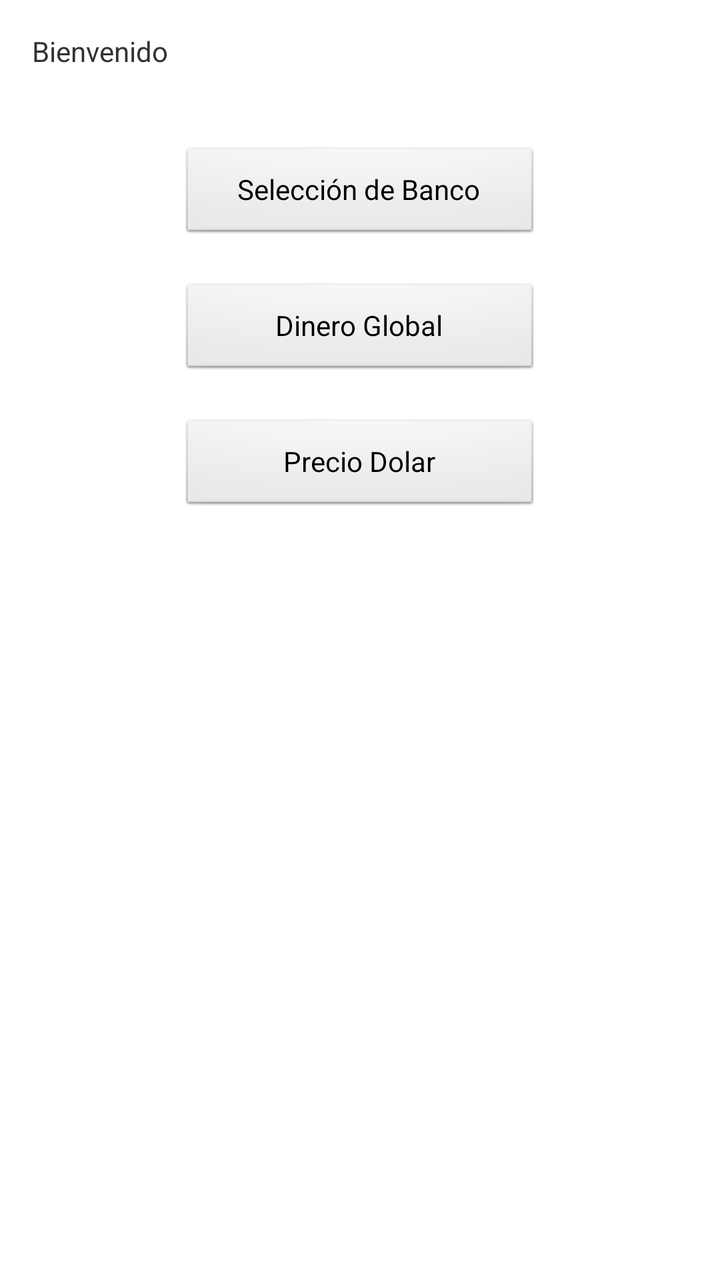
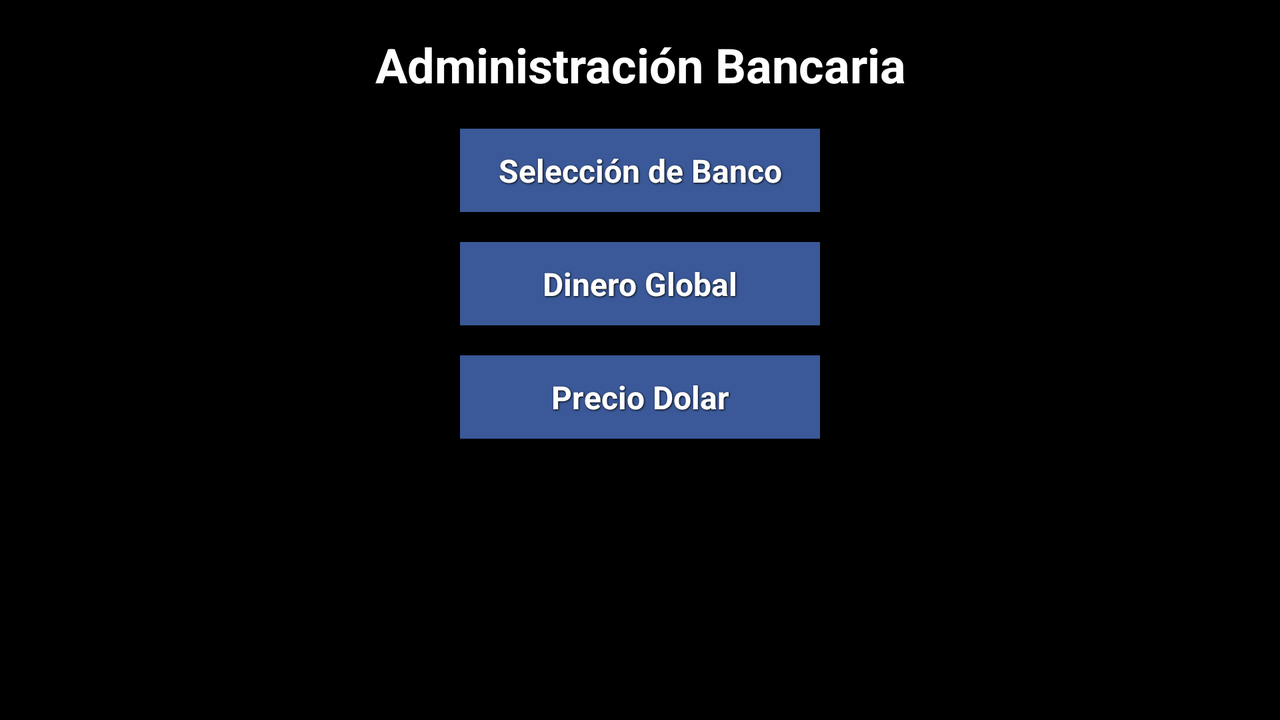

Compare how this app lays out the same screen by default and in its alternative resource folder. The renders come first, then the two layout files and the values they reference.
<!-- AndroidManifest.xml: application theme AppTheme -->
<!-- res/layout/activity_principal.xml -->
<RelativeLayout xmlns:android="http://schemas.android.com/apk/res/android"
    xmlns:tools="http://schemas.android.com/tools"
    android:layout_width="match_parent"
    android:layout_height="match_parent"
    android:paddingBottom="@dimen/activity_vertical_margin"
    android:paddingLeft="@dimen/activity_horizontal_margin"
    android:paddingRight="@dimen/activity_horizontal_margin"
    android:paddingTop="@dimen/activity_vertical_margin"
    android:layout_centerVertical="true"
    tools:context=".PrincipalActivity" >

    <TextView
        android:id="@+id/Titulo"
        android:layout_width="wrap_content"
        android:layout_height="wrap_content"
        android:text="@string/Titulo" />

    <Button
        android:id="@+id/SelBank"
        android:layout_width="wrap_content"        
        android:minWidth="180dp"        
        android:layout_height="wrap_content"
        android:layout_below="@+id/Titulo"
        android:layout_centerHorizontal="true"
        android:layout_marginTop="38dp"
        android:text="@string/SelBank"
        android:onClick="selectBank" />  

    <Button
        android:id="@+id/GlobalMoney"
        android:layout_width="wrap_content"        
        android:minWidth="180dp"    
        android:layout_height="wrap_content"
        android:layout_below="@+id/SelBank"
        android:layout_centerHorizontal="true"
        android:layout_marginTop="20dp"        
        android:layout_centerVertical="true"
        android:text="@string/GlobalMoney"
        android:onClick="getGlobalMoney" />
    
      <Button
        android:id="@+id/Dolar"
        android:layout_width="wrap_content" 
        android:minWidth="180dp"    
        android:layout_height="wrap_content"        
        android:layout_below="@+id/GlobalMoney"
        android:layout_marginTop="20dp"
        android:layout_centerHorizontal="true"
        android:layout_centerVertical="true"
        android:text="@string/Dolar" />
</RelativeLayout>
<!-- resources referenced by this layout -->
<resources>
  <dimen name="activity_horizontal_margin">16dp</dimen>
  <dimen name="activity_vertical_margin">16dp</dimen>
  <string name="Dolar">Precio Dolar</string>
  <string name="GlobalMoney">Dinero Global</string>
  <string name="SelBank">Selección de Banco</string>
  <string name="Titulo">Bienvenido</string>
  <style name="AppTheme" parent="AppBaseTheme">
          
      </style>
  <style name="AppBaseTheme" parent="android:Theme.Light">
          
      </style>
</resources>
<!-- res/layout-land/activity_principal.xml (the author's variant of the layout above) -->
<!-- drawn on the phone turned sideways -->
<RelativeLayout xmlns:android="http://schemas.android.com/apk/res/android"
    xmlns:tools="http://schemas.android.com/tools"
    android:layout_width="match_parent"
    android:layout_height="match_parent"
    android:paddingBottom="@dimen/activity_vertical_margin"
    android:paddingLeft="@dimen/activity_horizontal_margin"
    android:paddingRight="@dimen/activity_horizontal_margin"
    android:paddingTop="@dimen/activity_vertical_margin"
    android:layout_centerVertical="true"
    android:background="@color/negro"
    tools:context=".PrincipalActivity" >

    <TextView
        android:id="@+id/Titulo"
        android:layout_width="wrap_content"
        android:layout_height="wrap_content"        
        android:text="Administración Bancaria"    
        style="@style/ButtonText"
        android:textSize="24dp"
        android:layout_centerHorizontal="true"  />

    <Button
        android:id="@+id/SelBank"
        android:layout_width="wrap_content"        
        android:minWidth="180dp"        
        android:layout_height="wrap_content"
        android:layout_below="@+id/Titulo"
        android:layout_centerHorizontal="true"
        android:textColor="@color/blancoReal"
        android:layout_marginTop="16dp"    
        style="@style/ButtonText"
        android:text="@string/SelBank"
        android:background="@drawable/buttonsdrawable"
        android:onClick="selectBank" />  

    <Button
        android:id="@+id/GlobalMoney"
        android:layout_width="wrap_content"        
        android:minWidth="180dp"    
        android:layout_height="wrap_content"
        android:layout_below="@+id/SelBank"
        android:layout_centerHorizontal="true"
        android:textColor="@color/blancoReal"
        android:layout_marginTop="15dp"        
        android:layout_centerVertical="true"
       	style="@style/ButtonText"
        android:text="@string/GlobalMoney"
        android:background="@drawable/buttonsdrawable"
        android:onClick="getGlobalMoney" />
    
      <Button
        android:id="@+id/Dolar"
        android:layout_width="wrap_content" 
        android:minWidth="180dp"    
        android:layout_height="wrap_content"        
        android:layout_below="@+id/GlobalMoney"
        android:textColor="@color/blancoReal"
        android:layout_marginTop="15dp"    
        style="@style/ButtonText"
        android:layout_centerHorizontal="true"
        android:layout_centerVertical="true"
        android:text="@string/Dolar"
        android:background="@drawable/buttonsdrawable"
        android:onClick="dolarBlue" />
</RelativeLayout>
<!-- resources referenced by the variant -->
<!-- as the phone turned sideways resolves them -->
<resources>
  <color name="blancoReal">#FFFFFF</color>
  <color name="negro">#000000</color>
  <dimen name="activity_horizontal_margin">16dp</dimen>
  <dimen name="activity_vertical_margin">16dp</dimen>
  <!-- drawable buttonsdrawable (drawable-hdpi) -->
  <?xml version="1.0" encoding="utf-8"?>
  <selector
      xmlns:android="http://schemas.android.com/apk/res/android">
  
  	<item android:state_pressed="true" >
          <shape>
              <solid
                  android:color="#4F669A" />
              <padding
                  android:left="10dp"
                  android:top="10dp"
                  android:right="10dp"
                  android:bottom="10dp" />
          </shape>
      </item>
      <item>
          <shape>
              <gradient
                  android:startColor="#3b5998"
                  android:endColor="#3b5998"
                  android:angle="270" />
              <padding
                  android:left="10dp"
                  android:top="10dp"
                  android:right="10dp"
                  android:bottom="10dp" />
          </shape>
      </item>
  </selector>
  <string name="Dolar">Precio Dolar</string>
  <string name="GlobalMoney">Dinero Global</string>
  <string name="SelBank">Selección de Banco</string>
  <style name="ButtonText">    
      <item name="android:textColor">#ffffff</item>
      <item name="android:gravity">center</item>    
      <item name="android:textSize">16sp</item>
      <item name="android:textStyle">bold</item>
      <item name="android:shadowColor">#000000</item>
      <item name="android:shadowDx">1</item>
      <item name="android:shadowDy">1</item>
      <item name="android:shadowRadius">2</item>
  </style>
  <style name="AppTheme" parent="AppBaseTheme">
          
      </style>
  <style name="AppBaseTheme" parent="android:Theme.Light">
          
      </style>
</resources>
